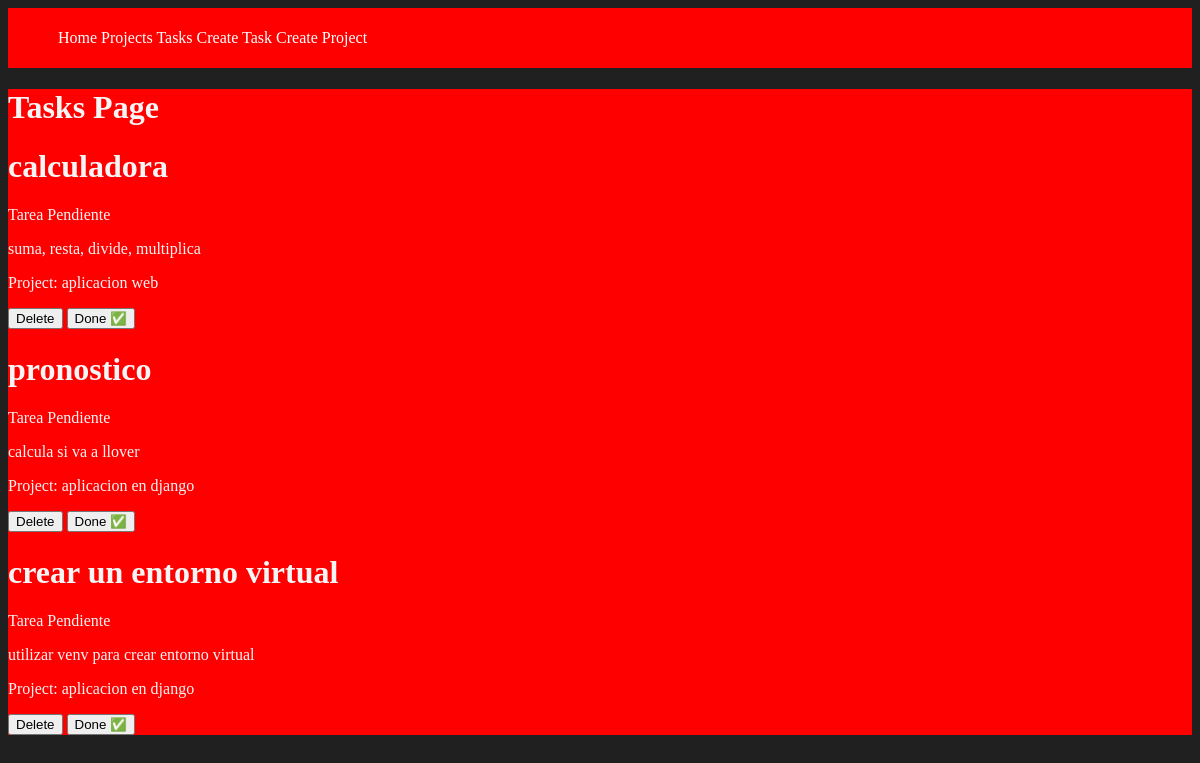
/tasks/, run on an earlier commit of the app's database.
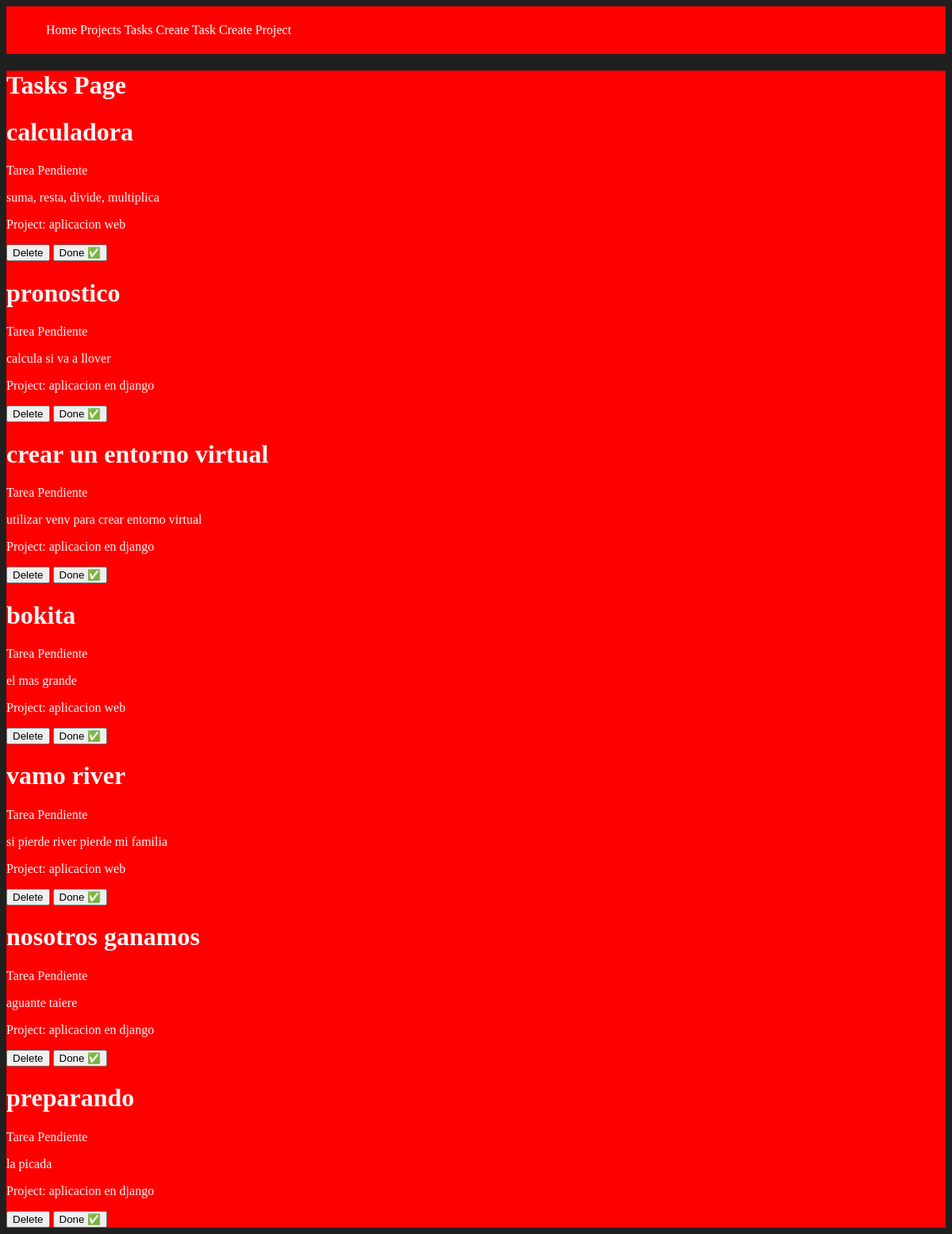
And on a later commit of the database.
### myapp/models.py (models this page shows, shortened)
class Task(models.Model):
    title = models.CharField(max_length=200)
    description = models.TextField()
    project = models.ForeignKey(Project, on_delete=models.CASCADE)
    done = models.BooleanField(default=False)

class Project(models.Model):
    name = models.CharField(max_length=200)

### myapp/views.py (the view)
# urls.py: path('tasks/', views.tasks, name='tasks'),
def tasks(request):
    tasks = Task.objects.all()
    return render(request, 'tasks/tasks.html', {
        'tasks': tasks
    })

### myapp/templates/tasks/tasks.html
{% extends 'layouts/base.html' %} {%block content %}
<h1>Tasks Page</h1>
{% for task in tasks %}
<div>
    <h1>{{task.title}}</h1>
    {% if task.done %}
    <p>Tarea Realizada</p>
    {%else %}
    <p>Tarea Pendiente</p>
    {% endif %}
    <p>{{task.description}}</p>
    <p>Project: {{task.project.name}}</p>
    <button>Delete</button>
    <button>Done ✅</button>
</div>
{% endfor %} {%endblock %}

### myapp/templates/layouts/base.html (shortened to what this page needs)
{%load static%}
<!DOCTYPE html>
<html lang="en">
    <head>
        <link rel="stylesheet" href="{%static 'styles/main.css'%}" />
    </head>
    <body>
        <nav class="navbar container">
            <ul>
                <li>
                    <a href="{% url 'index' %}">Home</a>
                    <a href="{% url 'projects' %}">Projects</a>
                    <a href="{% url 'tasks' %}">Tasks</a>
                    <a href="{% url 'create_task' %}">Create Task</a>
                    <a href="{% url 'create_project' %}">Create Project</a>
                </li>
            </ul>
        </nav>
        <main class="container">{% block content %} {% endblock %}</main>
    </body>
</html>

### myapp/static/styles/main.css (style rules this page uses)
body { background: #202020; color: whitesmoke; }
.navbar { background: #404040; padding: 5px 10px; }
.navbar ul { display: flex; justify-content: space-between; }
.navbar ul li { list-style: none; }
.navbar ul li a { color: white; text-decoration: none; }
.container { max-width: 1200px; background: red; margin: auto; }

What changed in the data, as far as the page shows it:
added Task: title "bokita", done "Tarea Pendiente", description "el mas grande", project.name "aplicacion web"
added Task: title "vamo river", done "Tarea Pendiente", description "si pierde river pierde mi familia", project.name "aplicacion web"
added Task: title "nosotros ganamos", done "Tarea Pendiente", description "aguante taiere", project.name "aplicacion en django"
added Task: title "preparando", done "Tarea Pendiente", description "la picada", project.name "aplicacion en django"
